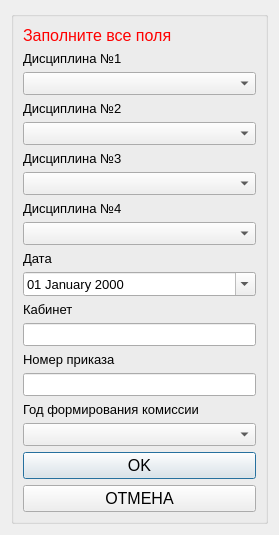
<?xml version="1.0" encoding="UTF-8"?>
<ui version="4.0">
 <class>AddOrEditGAK</class>
 <widget class="QDialog" name="AddOrEditGAK">
  <property name="geometry">
   <rect>
    <x>0</x>
    <y>0</y>
    <width>279</width>
    <height>529</height>
   </rect>
  </property>
  <property name="windowTitle">
   <string>Dialog</string>
  </property>
  <layout class="QGridLayout" name="gridLayout_2">
   <item row="0" column="0">
    <widget class="QGroupBox" name="groupBox">
     <property name="font">
      <font>
       <pointsize>10</pointsize>
      </font>
     </property>
     <property name="title">
      <string/>
     </property>
     <layout class="QGridLayout" name="gridLayout">
      <item row="18" column="0">
       <widget class="QComboBox" name="lineEdit_GodFormir"/>
      </item>
      <item row="17" column="0">
       <widget class="QLabel" name="label_7">
        <property name="font">
         <font>
          <pointsize>10</pointsize>
         </font>
        </property>
        <property name="text">
         <string>Год формирования комиссии</string>
        </property>
       </widget>
      </item>
      <item row="5" column="0">
       <widget class="QComboBox" name="comboBoxd2">
        <property name="font">
         <font>
          <pointsize>10</pointsize>
         </font>
        </property>
       </widget>
      </item>
      <item row="19" column="0">
       <widget class="QPushButton" name="pushButton">
        <property name="font">
         <font>
          <pointsize>12</pointsize>
         </font>
        </property>
        <property name="text">
         <string>OK</string>
        </property>
        <property name="icon">
         <iconset resource="../resourses.qrc">
          <normaloff>:/img/img/ok.png</normaloff>:/img/img/ok.png</iconset>
        </property>
       </widget>
      </item>
      <item row="13" column="0">
       <widget class="QLabel" name="label_8">
        <property name="text">
         <string>Кабинет</string>
        </property>
       </widget>
      </item>
      <item row="14" column="0">
       <widget class="QLineEdit" name="lineEditKabinet">
        <property name="font">
         <font>
          <pointsize>10</pointsize>
         </font>
        </property>
       </widget>
      </item>
      <item row="9" column="0">
       <widget class="QLabel" name="label_4">
        <property name="font">
         <font>
          <pointsize>10</pointsize>
         </font>
        </property>
        <property name="text">
         <string>Дисциплина №4</string>
        </property>
       </widget>
      </item>
      <item row="16" column="0">
       <widget class="QLineEdit" name="lineEditNomPrikaza">
        <property name="font">
         <font>
          <pointsize>10</pointsize>
         </font>
        </property>
       </widget>
      </item>
      <item row="15" column="0">
       <widget class="QLabel" name="label_6">
        <property name="font">
         <font>
          <pointsize>10</pointsize>
         </font>
        </property>
        <property name="text">
         <string>Номер приказа</string>
        </property>
       </widget>
      </item>
      <item row="6" column="0">
       <widget class="QLabel" name="label_3">
        <property name="font">
         <font>
          <pointsize>10</pointsize>
         </font>
        </property>
        <property name="text">
         <string>Дисциплина №3</string>
        </property>
       </widget>
      </item>
      <item row="11" column="0">
       <widget class="QLabel" name="label_5">
        <property name="font">
         <font>
          <pointsize>10</pointsize>
         </font>
        </property>
        <property name="text">
         <string>Дата</string>
        </property>
       </widget>
      </item>
      <item row="12" column="0">
       <widget class="QDateEdit" name="dateEdit">
        <property name="font">
         <font>
          <pointsize>10</pointsize>
         </font>
        </property>
        <property name="displayFormat">
         <string>dd MMMM yyyy</string>
        </property>
        <property name="calendarPopup">
         <bool>true</bool>
        </property>
       </widget>
      </item>
      <item row="4" column="0">
       <widget class="QLabel" name="label_2">
        <property name="font">
         <font>
          <pointsize>10</pointsize>
         </font>
        </property>
        <property name="text">
         <string>Дисциплина №2</string>
        </property>
       </widget>
      </item>
      <item row="20" column="0">
       <widget class="QPushButton" name="pushButton_2">
        <property name="font">
         <font>
          <pointsize>12</pointsize>
         </font>
        </property>
        <property name="text">
         <string>ОТМЕНА</string>
        </property>
        <property name="icon">
         <iconset resource="../resourses.qrc">
          <normaloff>:/img/img/cancel.png</normaloff>:/img/img/cancel.png</iconset>
        </property>
       </widget>
      </item>
      <item row="0" column="0">
       <widget class="QLabel" name="label_error">
        <property name="font">
         <font>
          <pointsize>12</pointsize>
         </font>
        </property>
        <property name="styleSheet">
         <string notr="true">color:red</string>
        </property>
        <property name="text">
         <string>Заполните все поля</string>
        </property>
       </widget>
      </item>
      <item row="1" column="0">
       <widget class="QLabel" name="label">
        <property name="font">
         <font>
          <pointsize>10</pointsize>
         </font>
        </property>
        <property name="text">
         <string>Дисциплина №1</string>
        </property>
       </widget>
      </item>
      <item row="2" column="0">
       <widget class="QComboBox" name="comboBoxd4">
        <property name="font">
         <font>
          <pointsize>10</pointsize>
         </font>
        </property>
       </widget>
      </item>
      <item row="7" column="0">
       <widget class="QComboBox" name="comboBoxd1">
        <property name="font">
         <font>
          <pointsize>10</pointsize>
         </font>
        </property>
       </widget>
      </item>
      <item row="10" column="0">
       <widget class="QComboBox" name="comboBoxd3">
        <property name="font">
         <font>
          <pointsize>10</pointsize>
         </font>
        </property>
       </widget>
      </item>
     </layout>
    </widget>
   </item>
  </layout>
 </widget>
 <resources>
  <include location="../resourses.qrc"/>
 </resources>
 <connections/>
</ui>
